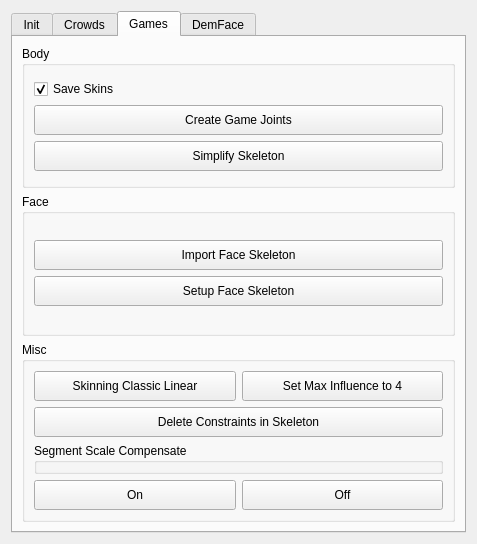
<?xml version="1.0" encoding="UTF-8"?>
<ui version="4.0">
 <class>Form</class>
 <widget class="QWidget" name="Form">
  <property name="geometry">
   <rect>
    <x>0</x>
    <y>0</y>
    <width>477</width>
    <height>544</height>
   </rect>
  </property>
  <property name="windowTitle">
   <string>Form</string>
  </property>
  <property name="styleSheet">
   <string notr="true"/>
  </property>
  <layout class="QGridLayout" name="gridLayout">
   <item row="0" column="0">
    <widget class="QTabWidget" name="tabWidget">
     <property name="currentIndex">
      <number>2</number>
     </property>
     <widget class="QWidget" name="tab_0">
      <property name="sizePolicy">
       <sizepolicy hsizetype="Preferred" vsizetype="Preferred">
        <horstretch>0</horstretch>
        <verstretch>0</verstretch>
       </sizepolicy>
      </property>
      <attribute name="title">
       <string>Init</string>
      </attribute>
      <layout class="QVBoxLayout" name="verticalLayout_4">
       <item>
        <widget class="QTabWidget" name="tabWidget_2">
         <property name="currentIndex">
          <number>1</number>
         </property>
         <widget class="QWidget" name="tab_4">
          <attribute name="title">
           <string>Individual</string>
          </attribute>
          <layout class="QGridLayout" name="gridLayout_8">
           <item row="0" column="0">
            <widget class="QGroupBox" name="groupBox_3">
             <property name="minimumSize">
              <size>
               <width>30</width>
               <height>30</height>
              </size>
             </property>
             <property name="title">
              <string/>
             </property>
             <layout class="QGridLayout" name="gridLayout_5">
              <item row="1" column="0">
               <widget class="QPushButton" name="transfer_skinning_button">
                <property name="minimumSize">
                 <size>
                  <width>30</width>
                  <height>30</height>
                 </size>
                </property>
                <property name="toolTip">
                 <string>Select the geo group of the closest matching basemesh THEN the geo of the generic zombie and run.</string>
                </property>
                <property name="text">
                 <string>Transfer Rig</string>
                </property>
               </widget>
              </item>
              <item row="0" column="0">
               <layout class="QHBoxLayout" name="horizontalLayout_2">
                <item>
                 <widget class="QPushButton" name="import_male_button">
                  <property name="minimumSize">
                   <size>
                    <width>30</width>
                    <height>30</height>
                   </size>
                  </property>
                  <property name="text">
                   <string>Import Male Basemesh</string>
                  </property>
                 </widget>
                </item>
                <item>
                 <widget class="QPushButton" name="import_female_button">
                  <property name="minimumSize">
                   <size>
                    <width>30</width>
                    <height>30</height>
                   </size>
                  </property>
                  <property name="toolTip">
                   <string/>
                  </property>
                  <property name="text">
                   <string>Import Female Basemesh</string>
                  </property>
                 </widget>
                </item>
               </layout>
              </item>
              <item row="2" column="0">
               <spacer name="verticalSpacer">
                <property name="orientation">
                 <enum>Qt::Vertical</enum>
                </property>
                <property name="sizeHint" stdset="0">
                 <size>
                  <width>20</width>
                  <height>40</height>
                 </size>
                </property>
               </spacer>
              </item>
             </layout>
            </widget>
           </item>
          </layout>
         </widget>
         <widget class="QWidget" name="tab_5">
          <attribute name="title">
           <string>Combo</string>
          </attribute>
          <layout class="QGridLayout" name="gridLayout_9">
           <item row="1" column="0">
            <layout class="QVBoxLayout" name="verticalLayout">
             <item>
              <layout class="QHBoxLayout" name="horizontalLayout_11">
               <property name="topMargin">
                <number>0</number>
               </property>
               <item>
                <widget class="QLineEdit" name="search_bar_line">
                 <property name="minimumSize">
                  <size>
                   <width>0</width>
                   <height>30</height>
                  </size>
                 </property>
                 <property name="placeholderText">
                  <string>Search</string>
                 </property>
                </widget>
               </item>
               <item>
                <widget class="QCheckBox" name="filter_crowds_check">
                 <property name="maximumSize">
                  <size>
                   <width>100</width>
                   <height>16777215</height>
                  </size>
                 </property>
                 <property name="text">
                  <string>crwdrig-hi</string>
                 </property>
                </widget>
               </item>
              </layout>
             </item>
             <item>
              <layout class="QHBoxLayout" name="horizontalLayout_6">
               <item>
                <widget class="QComboBox" name="combo_assets_combo"/>
               </item>
               <item>
                <widget class="QPushButton" name="add_combo_button">
                 <property name="minimumSize">
                  <size>
                   <width>30</width>
                   <height>30</height>
                  </size>
                 </property>
                 <property name="maximumSize">
                  <size>
                   <width>30</width>
                   <height>30</height>
                  </size>
                 </property>
                 <property name="text">
                  <string>+</string>
                 </property>
                </widget>
               </item>
              </layout>
             </item>
            </layout>
           </item>
           <item row="6" column="0">
            <widget class="QPushButton" name="create_combo_button">
             <property name="minimumSize">
              <size>
               <width>0</width>
               <height>30</height>
              </size>
             </property>
             <property name="text">
              <string>Create</string>
             </property>
            </widget>
           </item>
           <item row="3" column="0">
            <widget class="QGroupBox" name="combo_assets_group">
             <property name="title">
              <string/>
             </property>
             <layout class="QGridLayout" name="gridLayout_10">
              <item row="1" column="0">
               <spacer name="verticalSpacer_5">
                <property name="orientation">
                 <enum>Qt::Vertical</enum>
                </property>
                <property name="sizeHint" stdset="0">
                 <size>
                  <width>20</width>
                  <height>40</height>
                 </size>
                </property>
               </spacer>
              </item>
              <item row="0" column="0">
               <layout class="QVBoxLayout" name="combo_layout"/>
              </item>
             </layout>
            </widget>
           </item>
           <item row="5" column="0">
            <layout class="QHBoxLayout" name="horizontalLayout_8">
             <property name="topMargin">
              <number>0</number>
             </property>
             <item>
              <widget class="QPushButton" name="save_combo">
               <property name="minimumSize">
                <size>
                 <width>0</width>
                 <height>30</height>
                </size>
               </property>
               <property name="text">
                <string>Save</string>
               </property>
              </widget>
             </item>
             <item>
              <widget class="QPushButton" name="load_combo">
               <property name="minimumSize">
                <size>
                 <width>0</width>
                 <height>30</height>
                </size>
               </property>
               <property name="text">
                <string>Load</string>
               </property>
              </widget>
             </item>
            </layout>
           </item>
           <item row="2" column="0">
            <layout class="QHBoxLayout" name="horizontalLayout_9">
             <property name="topMargin">
              <number>0</number>
             </property>
             <item>
              <widget class="QLineEdit" name="combine_line">
               <property name="minimumSize">
                <size>
                 <width>0</width>
                 <height>30</height>
                </size>
               </property>
               <property name="placeholderText">
                <string>combined_asset</string>
               </property>
              </widget>
             </item>
             <item>
              <widget class="QPushButton" name="set_combine">
               <property name="minimumSize">
                <size>
                 <width>0</width>
                 <height>30</height>
                </size>
               </property>
               <property name="text">
                <string>&lt;&lt;</string>
               </property>
              </widget>
             </item>
            </layout>
           </item>
           <item row="0" column="0">
            <widget class="QComboBox" name="combo_shows_combo">
             <property name="minimumSize">
              <size>
               <width>75</width>
               <height>0</height>
              </size>
             </property>
            </widget>
           </item>
          </layout>
         </widget>
        </widget>
       </item>
      </layout>
     </widget>
     <widget class="QWidget" name="tab">
      <attribute name="title">
       <string>Crowds</string>
      </attribute>
      <layout class="QVBoxLayout" name="verticalLayout_3">
       <item>
        <layout class="QVBoxLayout" name="verticalLayout_2">
         <item>
          <layout class="QHBoxLayout" name="horizontalLayout_4">
           <property name="topMargin">
            <number>0</number>
           </property>
           <item>
            <widget class="QComboBox" name="skeleton_box">
             <property name="sizePolicy">
              <sizepolicy hsizetype="Expanding" vsizetype="Fixed">
               <horstretch>0</horstretch>
               <verstretch>0</verstretch>
              </sizepolicy>
             </property>
             <item>
              <property name="text">
               <string>AG</string>
              </property>
             </item>
             <item>
              <property name="text">
               <string>SP</string>
              </property>
             </item>
             <item>
              <property name="text">
               <string>BD</string>
              </property>
             </item>
            </widget>
           </item>
          </layout>
         </item>
         <item>
          <widget class="QPushButton" name="ImportSkeleton">
           <property name="sizePolicy">
            <sizepolicy hsizetype="Expanding" vsizetype="Fixed">
             <horstretch>0</horstretch>
             <verstretch>0</verstretch>
            </sizepolicy>
           </property>
           <property name="minimumSize">
            <size>
             <width>0</width>
             <height>30</height>
            </size>
           </property>
           <property name="text">
            <string>Import Skeleton</string>
           </property>
          </widget>
         </item>
         <item>
          <widget class="QPushButton" name="ReparentSkeleton">
           <property name="minimumSize">
            <size>
             <width>0</width>
             <height>30</height>
            </size>
           </property>
           <property name="text">
            <string>Reparent Skeleton</string>
           </property>
          </widget>
         </item>
         <item>
          <widget class="QGroupBox" name="groupBox">
           <property name="title">
            <string>Skinning</string>
           </property>
           <layout class="QGridLayout" name="gridLayout_3">
            <item row="0" column="0">
             <layout class="QHBoxLayout" name="horizontalLayout">
              <item>
               <widget class="QPushButton" name="ReferenceSinning">
                <property name="minimumSize">
                 <size>
                  <width>0</width>
                  <height>30</height>
                 </size>
                </property>
                <property name="text">
                 <string>Reference</string>
                </property>
               </widget>
              </item>
              <item>
               <widget class="QPushButton" name="OneToOneSkinning">
                <property name="minimumSize">
                 <size>
                  <width>0</width>
                  <height>30</height>
                 </size>
                </property>
                <property name="text">
                 <string>1 to 1</string>
                </property>
               </widget>
              </item>
              <item>
               <widget class="QPushButton" name="OffLabelSkinning">
                <property name="minimumSize">
                 <size>
                  <width>0</width>
                  <height>30</height>
                 </size>
                </property>
                <property name="text">
                 <string>Off-Label</string>
                </property>
               </widget>
              </item>
             </layout>
            </item>
           </layout>
          </widget>
         </item>
        </layout>
       </item>
      </layout>
     </widget>
     <widget class="QWidget" name="tab_2">
      <attribute name="title">
       <string>Games</string>
      </attribute>
      <layout class="QGridLayout" name="gridLayout_2">
       <item row="0" column="0">
        <layout class="QVBoxLayout" name="verticalLayout_7">
         <item>
          <widget class="QGroupBox" name="groupBox_2">
           <property name="title">
            <string>Body</string>
           </property>
           <layout class="QGridLayout" name="gridLayout_4">
            <item row="0" column="0">
             <layout class="QVBoxLayout" name="verticalLayout_8">
              <item>
               <widget class="QCheckBox" name="skin_check">
                <property name="text">
                 <string>Save Skins</string>
                </property>
                <property name="checked">
                 <bool>true</bool>
                </property>
               </widget>
              </item>
              <item>
               <widget class="QPushButton" name="create_game_joints_button">
                <property name="minimumSize">
                 <size>
                  <width>0</width>
                  <height>30</height>
                 </size>
                </property>
                <property name="text">
                 <string>Create Game Joints</string>
                </property>
               </widget>
              </item>
              <item>
               <widget class="QPushButton" name="simplify_btn">
                <property name="minimumSize">
                 <size>
                  <width>30</width>
                  <height>30</height>
                 </size>
                </property>
                <property name="text">
                 <string>Simplify Skeleton</string>
                </property>
               </widget>
              </item>
             </layout>
            </item>
           </layout>
          </widget>
         </item>
        </layout>
       </item>
       <item row="2" column="0">
        <widget class="QGroupBox" name="groupBox_4">
         <property name="title">
          <string>Face</string>
         </property>
         <layout class="QGridLayout" name="gridLayout_6">
          <item row="2" column="0">
           <layout class="QVBoxLayout" name="verticalLayout_9">
            <property name="topMargin">
             <number>0</number>
            </property>
            <item>
             <widget class="QPushButton" name="import_face_skeleton_button">
              <property name="minimumSize">
               <size>
                <width>0</width>
                <height>30</height>
               </size>
              </property>
              <property name="text">
               <string>Import Face Skeleton</string>
              </property>
             </widget>
            </item>
            <item>
             <widget class="QPushButton" name="setup_face_skeleton_button">
              <property name="minimumSize">
               <size>
                <width>0</width>
                <height>30</height>
               </size>
              </property>
              <property name="text">
               <string>Setup Face Skeleton</string>
              </property>
             </widget>
            </item>
           </layout>
          </item>
         </layout>
        </widget>
       </item>
       <item row="3" column="0">
        <widget class="QGroupBox" name="groupBox_5">
         <property name="sizePolicy">
          <sizepolicy hsizetype="Preferred" vsizetype="Preferred">
           <horstretch>0</horstretch>
           <verstretch>0</verstretch>
          </sizepolicy>
         </property>
         <property name="title">
          <string>Misc</string>
         </property>
         <layout class="QGridLayout" name="gridLayout_7">
          <item row="0" column="0">
           <layout class="QVBoxLayout" name="verticalLayout_10">
            <property name="topMargin">
             <number>0</number>
            </property>
            <item>
             <layout class="QHBoxLayout" name="horizontalLayout_7">
              <property name="topMargin">
               <number>0</number>
              </property>
              <item>
               <widget class="QPushButton" name="clasic_linear_skin_button">
                <property name="minimumSize">
                 <size>
                  <width>0</width>
                  <height>30</height>
                 </size>
                </property>
                <property name="text">
                 <string>Skinning Classic Linear</string>
                </property>
               </widget>
              </item>
              <item>
               <widget class="QPushButton" name="set_max_inf_to_four_button">
                <property name="minimumSize">
                 <size>
                  <width>0</width>
                  <height>30</height>
                 </size>
                </property>
                <property name="text">
                 <string>Set Max Influence to 4</string>
                </property>
               </widget>
              </item>
             </layout>
            </item>
            <item>
             <widget class="QPushButton" name="delete_constriants_button">
              <property name="minimumSize">
               <size>
                <width>0</width>
                <height>30</height>
               </size>
              </property>
              <property name="text">
               <string>Delete Constraints in Skeleton</string>
              </property>
             </widget>
            </item>
            <item>
             <widget class="QGroupBox" name="groupBox_6">
              <property name="title">
               <string>Segment Scale Compensate</string>
              </property>
             </widget>
            </item>
            <item>
             <layout class="QHBoxLayout" name="horizontalLayout_5">
              <item>
               <widget class="QPushButton" name="SegmentScaleOn_Bttn">
                <property name="sizePolicy">
                 <sizepolicy hsizetype="Minimum" vsizetype="Fixed">
                  <horstretch>0</horstretch>
                  <verstretch>0</verstretch>
                 </sizepolicy>
                </property>
                <property name="minimumSize">
                 <size>
                  <width>0</width>
                  <height>30</height>
                 </size>
                </property>
                <property name="text">
                 <string>On</string>
                </property>
               </widget>
              </item>
              <item>
               <widget class="QPushButton" name="SegmentScaleOff_Bttn">
                <property name="sizePolicy">
                 <sizepolicy hsizetype="Minimum" vsizetype="Fixed">
                  <horstretch>0</horstretch>
                  <verstretch>0</verstretch>
                 </sizepolicy>
                </property>
                <property name="minimumSize">
                 <size>
                  <width>0</width>
                  <height>30</height>
                 </size>
                </property>
                <property name="text">
                 <string>Off</string>
                </property>
               </widget>
              </item>
             </layout>
            </item>
           </layout>
          </item>
         </layout>
        </widget>
       </item>
      </layout>
     </widget>
     <widget class="QWidget" name="tab_3">
      <attribute name="title">
       <string>DemFace</string>
      </attribute>
      <layout class="QVBoxLayout" name="verticalLayout_6">
       <item>
        <layout class="QVBoxLayout" name="verticalLayout_5">
         <item>
          <widget class="QPushButton" name="AnimateFaceRig">
           <property name="sizePolicy">
            <sizepolicy hsizetype="Expanding" vsizetype="Expanding">
             <horstretch>0</horstretch>
             <verstretch>0</verstretch>
            </sizepolicy>
           </property>
           <property name="minimumSize">
            <size>
             <width>0</width>
             <height>30</height>
            </size>
           </property>
           <property name="text">
            <string>Animate</string>
           </property>
           <property name="checkable">
            <bool>false</bool>
           </property>
           <property name="default">
            <bool>false</bool>
           </property>
          </widget>
         </item>
         <item>
          <spacer name="verticalSpacer_2">
           <property name="orientation">
            <enum>Qt::Vertical</enum>
           </property>
           <property name="sizeType">
            <enum>QSizePolicy::Maximum</enum>
           </property>
           <property name="sizeHint" stdset="0">
            <size>
             <width>20</width>
             <height>20</height>
            </size>
           </property>
          </spacer>
         </item>
         <item>
          <layout class="QHBoxLayout" name="horizontalLayout_3">
           <property name="spacing">
            <number>2</number>
           </property>
           <item>
            <widget class="QLineEdit" name="faceGeoText">
             <property name="sizePolicy">
              <sizepolicy hsizetype="Expanding" vsizetype="Expanding">
               <horstretch>0</horstretch>
               <verstretch>0</verstretch>
              </sizepolicy>
             </property>
             <property name="text">
              <string/>
             </property>
            </widget>
           </item>
           <item>
            <widget class="QPushButton" name="LoadFaceGeo">
             <property name="sizePolicy">
              <sizepolicy hsizetype="Maximum" vsizetype="Expanding">
               <horstretch>0</horstretch>
               <verstretch>0</verstretch>
              </sizepolicy>
             </property>
             <property name="text">
              <string>&lt;&lt;</string>
             </property>
            </widget>
           </item>
          </layout>
         </item>
         <item>
          <widget class="QPushButton" name="ExportData">
           <property name="sizePolicy">
            <sizepolicy hsizetype="Expanding" vsizetype="Expanding">
             <horstretch>0</horstretch>
             <verstretch>0</verstretch>
            </sizepolicy>
           </property>
           <property name="minimumSize">
            <size>
             <width>0</width>
             <height>30</height>
            </size>
           </property>
           <property name="text">
            <string>Export Alembic, FBX, DemBones</string>
           </property>
          </widget>
         </item>
         <item>
          <spacer name="verticalSpacer_4">
           <property name="orientation">
            <enum>Qt::Vertical</enum>
           </property>
           <property name="sizeType">
            <enum>QSizePolicy::Maximum</enum>
           </property>
           <property name="sizeHint" stdset="0">
            <size>
             <width>20</width>
             <height>20</height>
            </size>
           </property>
          </spacer>
         </item>
         <item>
          <widget class="QPushButton" name="ImportData">
           <property name="sizePolicy">
            <sizepolicy hsizetype="Expanding" vsizetype="Expanding">
             <horstretch>0</horstretch>
             <verstretch>0</verstretch>
            </sizepolicy>
           </property>
           <property name="minimumSize">
            <size>
             <width>0</width>
             <height>30</height>
            </size>
           </property>
           <property name="text">
            <string>Import DemBones joints</string>
           </property>
          </widget>
         </item>
         <item>
          <widget class="QPushButton" name="ConnectFaceRig">
           <property name="sizePolicy">
            <sizepolicy hsizetype="Expanding" vsizetype="Expanding">
             <horstretch>0</horstretch>
             <verstretch>0</verstretch>
            </sizepolicy>
           </property>
           <property name="minimumSize">
            <size>
             <width>0</width>
             <height>30</height>
            </size>
           </property>
           <property name="text">
            <string>Connect</string>
           </property>
          </widget>
         </item>
        </layout>
       </item>
      </layout>
     </widget>
    </widget>
   </item>
  </layout>
 </widget>
 <resources/>
 <connections/>
</ui>
